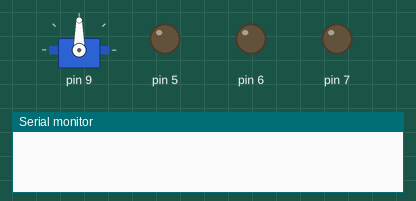
A sketch run on a simulated Arduino Uno, built with avr-gcc and run on an emulated ATmega328P. On the bench: servo, output pins drawn as LEDs (lit = HIGH), the last lines printed to the serial monitor.

Above: at 0.1 s.
At 4.6 s:
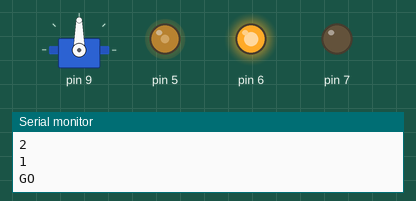
At 14.6 s:
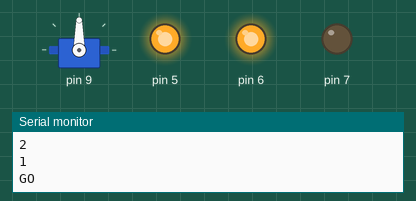
At 34.6 s:
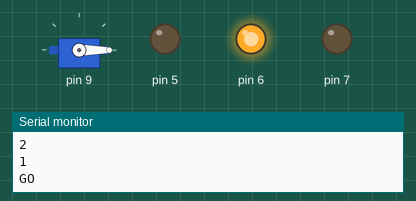
At 61.6 s:
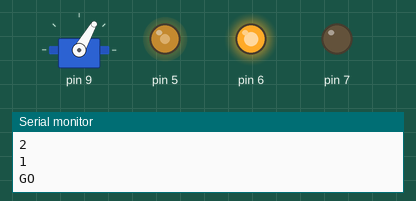
At 125.6 s:
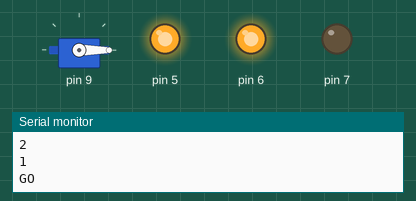
Timing chart, 0 to 127.1 s (numbered marks = the images above):
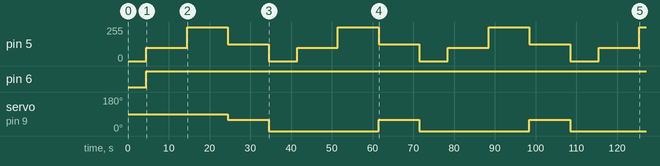

The sketch:

RC.ino
```cpp
#include "RClib.h"

RClib RC(9,5, 6, 7);

void setup() {
  // put your setup code here, to run once:
  Serial.begin(9600);
}

void loop() {
  // put your main code here, to run repeatedly:

  delay(500);
  RC.printtest("ready");
  delay(1000);
  RC.printtest("3");
  delay(1000);
  RC.printtest("2");
  delay(1000);
  RC.printtest("1");
  delay(1000);
  RC.printtest("GO");

  RC.setspeed(100);
  delay(10000);
  RC.setspeed(255);
  delay(10000);
  RC.setangle(60);
  RC.setspeed(125);
  delay(10000);
  RC.setangle(0);
  RC.setspeed(0);
  delay(2500);
}
```

RClib.cpp
```cpp
#include "RClib.h"

void RClib::printtest(){
//  Serial.println(usedata);
  Serial.println("Hello World, Test Print");
}

void RClib::printtest(String data){
  Serial.println(data);
}

void RClib::setspeed(int motor_1_speed){
  if(motor_1_speed > 0)
  {
    digitalWrite(in1, HIGH);
    digitalWrite(in2, LOW);
  }
  else if(motor_1_speed < 0)
  {
    digitalWrite(in1, LOW);
    digitalWrite(in2, HIGH);
  }
  analogWrite(enA,motor_1_speed);
}

void RClib::setangle(int turnAngle){
  servo.write(turnAngle);
}
```

RClib.h
```cpp
#include "arduino.h"
#include <Servo.h>

class RClib
{
  public:
    void printtest();
    void printtest(String data);
    //constructor
    RClib(int servoPin,
    int motor_1_pin_1,
    int motor_1_pin_2,
    int motor_1_pin_3){
      enA = motor_1_pin_1;
      in1 = motor_1_pin_2;
      in2 = motor_1_pin_3;

      servo.attach(servoPin);
      pinMode(enA, OUTPUT);
      pinMode(in1, OUTPUT);
      pinMode(in2, OUTPUT);
    }
    //functions
    void setspeed(int motor_1_speed);
    void setangle(int turnAngle);

  private:
    Servo servo;
    int enA;
    int in1;
    int in2;
    int pos = 0;
};
```

Measured:
- by itself, pin 5: repeats every 37.0 s: 255/255 10.0 s, 125/255 10.0 s, 0/255 7.0 s, 100/255 10.0 s
- by itself, pin 6: LOW → HIGH at 4.5 s
- by itself, servo on pin 9: alternates 60° for 10.0 s and 0° for 27.0 s
